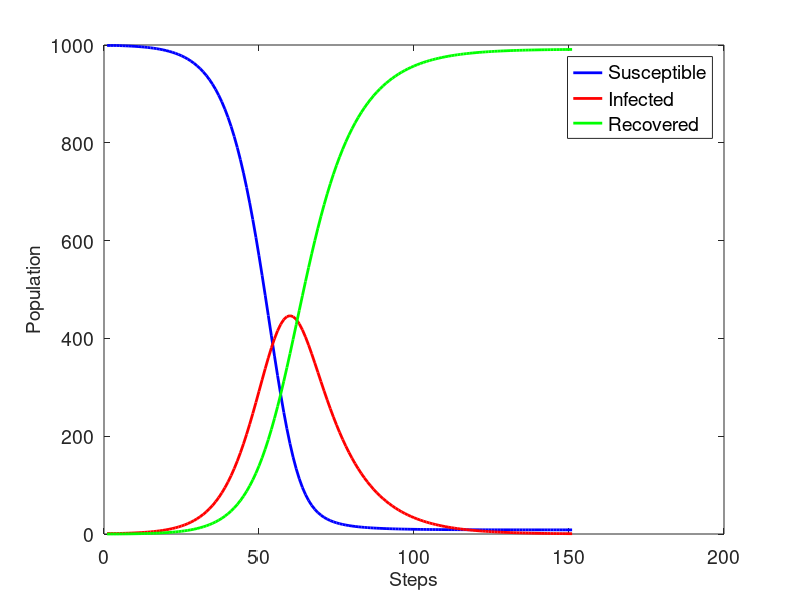

Write the MATLAB code that produced this figure.
steps = 150;
dt = 1.0;
replications = 0;
dynamics = [
999.000,1.000,0.000;
999.000,1.000,0.000;
999.000,1.000,0.000;
999.000,1.000,0.000;
998.750,1.183,0.067;
998.500,1.366,0.133;
998.251,1.549,0.200;
997.955,1.766,0.279;
997.614,2.016,0.370;
997.228,2.299,0.473;
996.787,2.622,0.591;
996.284,2.990,0.725;
995.711,3.410,0.879;
995.058,3.889,1.053;
994.313,4.434,1.253;
993.464,5.056,1.480;
992.497,5.764,1.739;
991.395,6.570,2.035;
990.139,7.489,2.372;
988.709,8.535,2.756;
987.080,9.725,3.194;
985.226,11.080,3.694;
983.117,12.621,4.263;
980.717,14.372,4.911;
977.988,16.363,5.650;
974.886,18.623,6.491;
971.362,21.189,7.449;
967.362,24.099,8.540;
962.823,27.396,9.781;
957.677,31.129,11.194;
951.849,35.350,12.801;
945.255,40.118,14.627;
937.802,45.496,16.702;
929.390,51.551,19.059;
919.910,58.357,21.733;
909.243,65.990,24.767;
897.265,74.531,28.203;
883.845,84.062,32.094;
868.844,94.663,36.493;
852.126,106.412,41.462;
833.551,119.383,47.066;
812.990,133.634,53.377;
790.320,149.209,60.471;
765.442,166.128,68.430;
738.282,184.380,77.339;
708.801,203.913,87.286;
677.011,224.628,98.361;
642.980,246.367,110.653;
606.846,268.906,124.247;
568.827,291.950,139.223;
529.225,315.128,155.647;
488.429,337.997,173.574;
446.912,360.051,193.037;
405.218,380.736,214.046;
363.946,399.475,236.579;
323.719,415.699,260.582;
285.148,428.887,285.965;
248.802,438.602,312.596;
215.159,444.531,340.310;
184.585,446.513,368.902;
157.304,444.554,398.142;
133.393,438.830,427.778;
112.788,429.667,457.545;
95.305,417.513,487.182;
80.671,402.891,516.437;
68.556,386.362,545.082;
58.608,368.476,572.916;
50.483,349.742,599.776;
43.861,330.606,625.533;
38.462,311.440,650.098;
34.048,292.538,673.414;
30.423,274.123,695.455;
27.428,256.355,716.217;
24.938,239.342,735.720;
22.853,223.152,753.995;
21.095,207.820,771.085;
19.603,193.356,787.041;
18.328,179.754,801.918;
17.232,166.995,815.773;
16.285,155.052,828.663;
15.461,143.893,840.647;
14.742,133.479,851.780;
14.110,123.773,862.116;
13.554,114.737,871.709;
13.062,106.330,880.608;
12.626,98.515,888.859;
12.237,91.255,896.509;
11.890,84.513,903.597;
11.579,78.257,910.165;
11.299,72.452,916.248;
11.048,67.069,921.883;
10.822,62.078,927.100;
10.617,57.453,931.930;
10.432,53.167,936.401;
10.264,49.196,940.540;
10.111,45.519,944.370;
9.973,42.113,947.914;
9.846,38.959,951.194;
9.731,36.040,954.229;
9.626,33.337,957.036;
9.530,30.836,959.634;
9.443,28.521,962.036;
9.363,26.379,964.259;
9.289,24.396,966.314;
9.222,22.562,968.216;
9.160,20.866,969.974;
9.103,19.296,971.601;
9.051,17.844,973.105;
9.004,16.500,974.496;
8.960,15.258,975.782;
8.919,14.109,976.972;
8.882,13.046,978.072;
8.848,12.063,979.089;
8.817,11.154,980.030;
8.788,10.313,980.900;
8.761,9.535,981.704;
8.736,8.816,982.447;
8.714,8.152,983.135;
8.693,7.537,983.771;
8.673,6.968,984.358;
8.656,6.443,984.902;
8.639,5.956,985.404;
8.624,5.507,985.869;
8.610,5.091,986.298;
8.597,4.707,986.695;
8.586,4.352,987.062;
8.575,4.024,987.402;
8.564,3.720,987.716;
8.555,3.439,988.006;
8.547,3.179,988.274;
8.539,2.939,988.522;
8.531,2.717,988.751;
8.524,2.512,988.963;
8.518,2.323,989.159;
8.512,2.147,989.340;
8.507,1.985,989.508;
8.502,1.835,989.663;
8.497,1.697,989.806;
8.493,1.569,989.938;
8.489,1.450,990.061;
8.486,1.341,990.174;
8.482,1.239,990.278;
8.479,1.146,990.375;
8.476,1.059,990.464;
8.474,0.979,990.547;
8.471,0.905,990.623;
8.469,0.837,990.694;
8.467,0.774,990.759;
8.465,0.715,990.820;
8.463,0.661,990.875;
8.462,0.611,990.927;
];

susceptibleRatio = dynamics (:, 1);
infectedRatio = dynamics (:, 2);
recoveredRatio = dynamics (:, 3);
figure
ps = plot (susceptibleRatio.', 'color', 'blue');
hold on
pi = plot (infectedRatio.', 'color', 'red');
hold on
pr = plot (recoveredRatio.', 'color', 'green');
xl = xlabel ('Steps');
yl = ylabel ('Population');
h = legend('Susceptible','Infected', 'Recovered');

ax = gca();

set(ax, 'fontsize', 14);
set(h, "fontsize", 14);
set(xl, 'fontsize', 14);
set(yl, "fontsize", 14);
set(ps, 'linewidth', 2);
set(pi, 'linewidth', 2);
set(pr, 'linewidth', 2);
